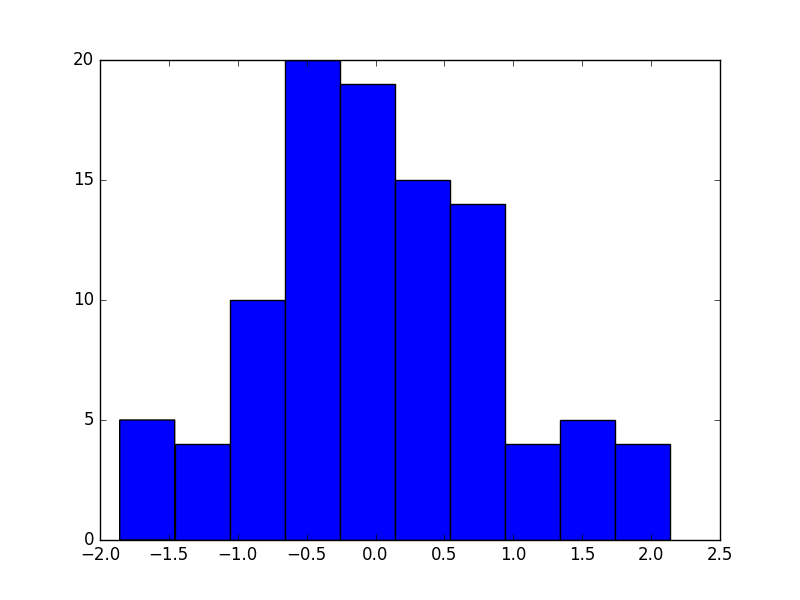

Write the Python code that produced this figure.

# Exerc. 03)


import matplotlib.pyplot as plt
import numpy as np


SIZE_X = 111
SIZE_Z = 100

x = np.random.rand(SIZE_X)
x = x - 0.5

#x = np.arange(SIZE_X)
z = np.array([])

copy_x = list(x)

i = 0
i_s = 0

while len(z) < SIZE_Z:
    somatorio = 0

    for v in range(12):
        somatorio = somatorio + copy_x[i_s]
        i_s = i_s + 1

    i = i + 1

    i_s = i

    z = np.append(z, somatorio)


print("\nvalues of x: ")
print(x)
print("\nvalues of z: ")
print(z)

plt.hist(z)

plt.show()
